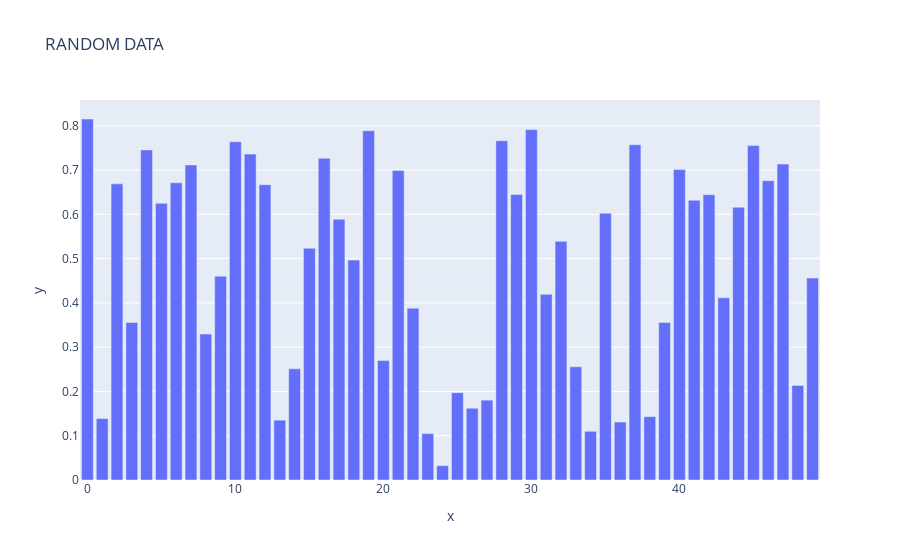

Write notebook code for a chart like this one.
### Code cell
px.bar(x=x,y=y,title='RANDOM DATA')

### Figure 1 — Plotly figure (JSON) as saved in the notebook; plotly's stock layout.template omitted (floating-point values rounded to 4 significant figures)
{"data": [{"alignmentgroup": "True", "hovertemplate": "x=%{x}<br>y=%{y}<extra></extra>", "legendgroup": "", "marker": {"color": "#636efa", "pattern": {"shape": ""}}, "name": "", "offsetgroup": "", "orientation": "v", "showlegend": false, "textposition": "auto", "type": "bar", "x": [0, 1, 2, 3, 4, 5, 6, 7, 8, 9, 10, 11, 12, 13, 14, 15, 16, 17, 18, 19, 20, 21, 22, 23, 24, 25, 26, 27, 28, 29, 30, 31, 32, 33, 34, 35, 36, 37, 38, 39, 40, 41, 42, 43, 44, 45, 46, 47, 48, 49], "xaxis": "x", "y": [0.8153, 0.1387, 0.6688, 0.3557, 0.7456, 0.6248, 0.6713, 0.7116, 0.3296, 0.4604, 0.764, 0.7361, 0.667, 0.1352, 0.2511, 0.5235, 0.7266, 0.5889, 0.4966, 0.7889, 0.2697, 0.699, 0.3881, 0.1048, 0.03235, 0.1973, 0.162, 0.1803, 0.7663, 0.645, 0.7914, 0.4193, 0.539, 0.2557, 0.11, 0.6025, 0.1309, 0.7571, 0.1432, 0.3558, 0.701, 0.6319, 0.6445, 0.4117, 0.6161, 0.7552, 0.6761, 0.7135, 0.2136, 0.4562], "yaxis": "y"}], "layout": {"barmode": "relative", "legend": {"tracegroupgap": 0}, "title": {"text": "RANDOM DATA"}, "xaxis": {"anchor": "y", "domain": [0, 1], "title": {"text": "x"}}, "yaxis": {"anchor": "x", "domain": [0, 1], "title": {"text": "y"}}}}
